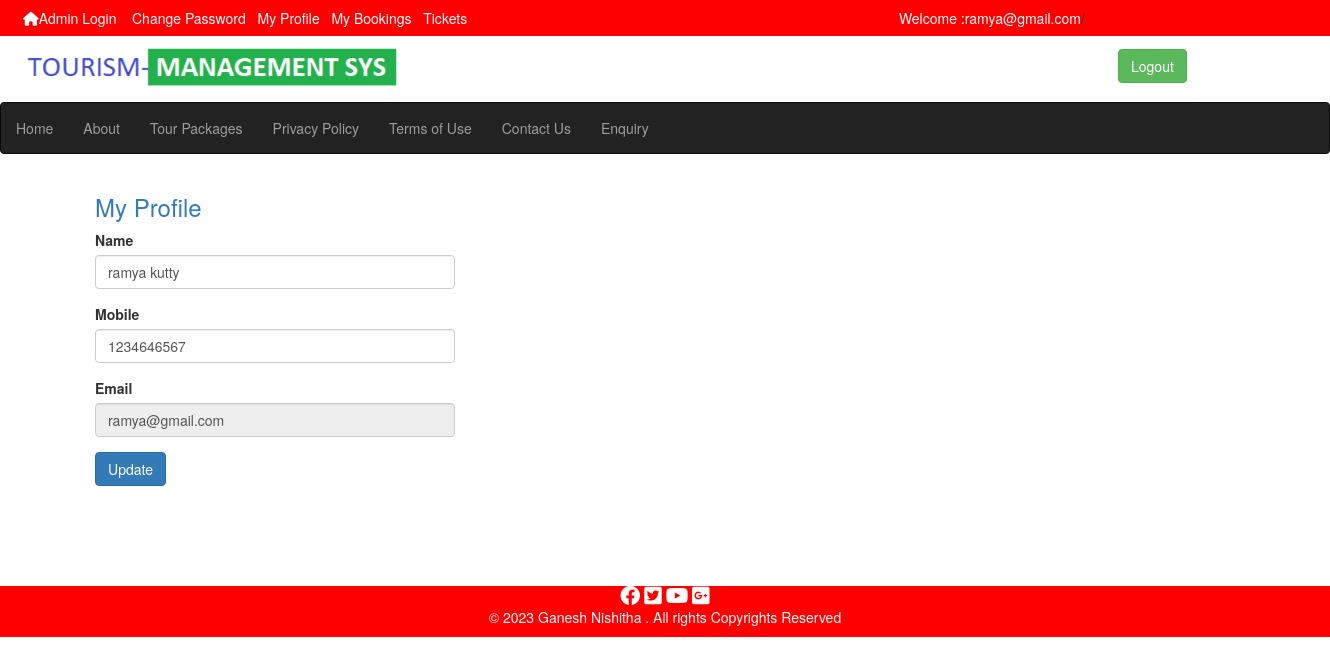
The app's page /myprofile.php (signed in) with its own data.
### tables this page shows
CREATE TABLE `users` (
  `id` int(11) NOT NULL,
  `name` varchar(30) DEFAULT NULL,
  `email` varchar(30) DEFAULT NULL,
  `mobileno` varchar(20) DEFAULT NULL,
  `password` varchar(30) DEFAULT NULL
);

### myprofile.php (the view, shortened to what this page needs)
<!DOCTYPE html>
<html>
<head>
</head>
<body>
<?php
include('userheader.php');
?>
<?php
include('dbconnection.php');
$vemail=$_SESSION["email"];
$sql="select * from users where email='$vemail'";
$result=mysqli_query($con,$sql);
$row=mysqli_fetch_assoc($result);
?>
<div class="container">
	<div class="row">
		<div class="col-md-4">
 <h3 class="text-primary">My Profile</h3>
 <form action="myprofile.php" method="post">
	<div class="form-group">
		<label for="name">Name</label>
		<input type="text" name="name" value="<?php echo $row['name']; ?>" required class="form-control">
	</div>
	<div class="form-group">
		<label for="mobile">Mobile</label>
		<input type="text" name="mobile" value="<?php echo $row['mobileno']; ?>" maxlength="10" minlength="10" pattern="[0-9]{10}" required class="form-control">
	</div>
	<div class="form-group">
		<label for="email">Email</label>
		<input type="email" name="email" value="<?php echo $row['email']; ?>" readonly required class="form-control">
	</div>
	<input type="submit" name="update" class="btn btn-primary" value="Update">
 </form>
</div>
</div>
</div>
<div>
<div style="margin-top:100px;">
<?php
include('footer.php');
?>
</div>
</body>
</html>

### style.css (style rules this page uses)
h3 { color:blue; }

### records on screen
users: name "ramya kutty", mobile "1234646567", email "ramya@gmail.com"

### other values on screen
$_SESSION["email"] "ramya@gmail.com"
